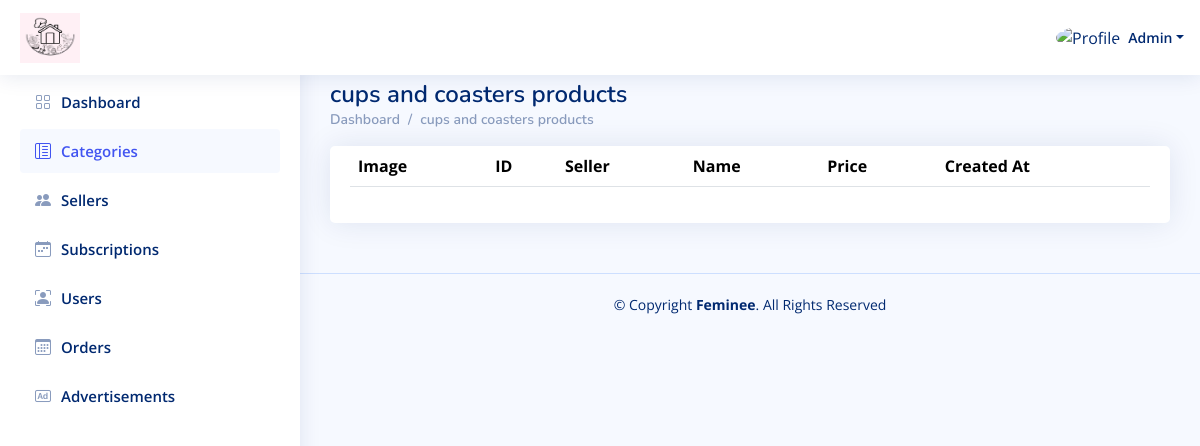
The page /Admin_Dashboard/Products.php?category_id=7 (signed in) on the database as committed earlier.
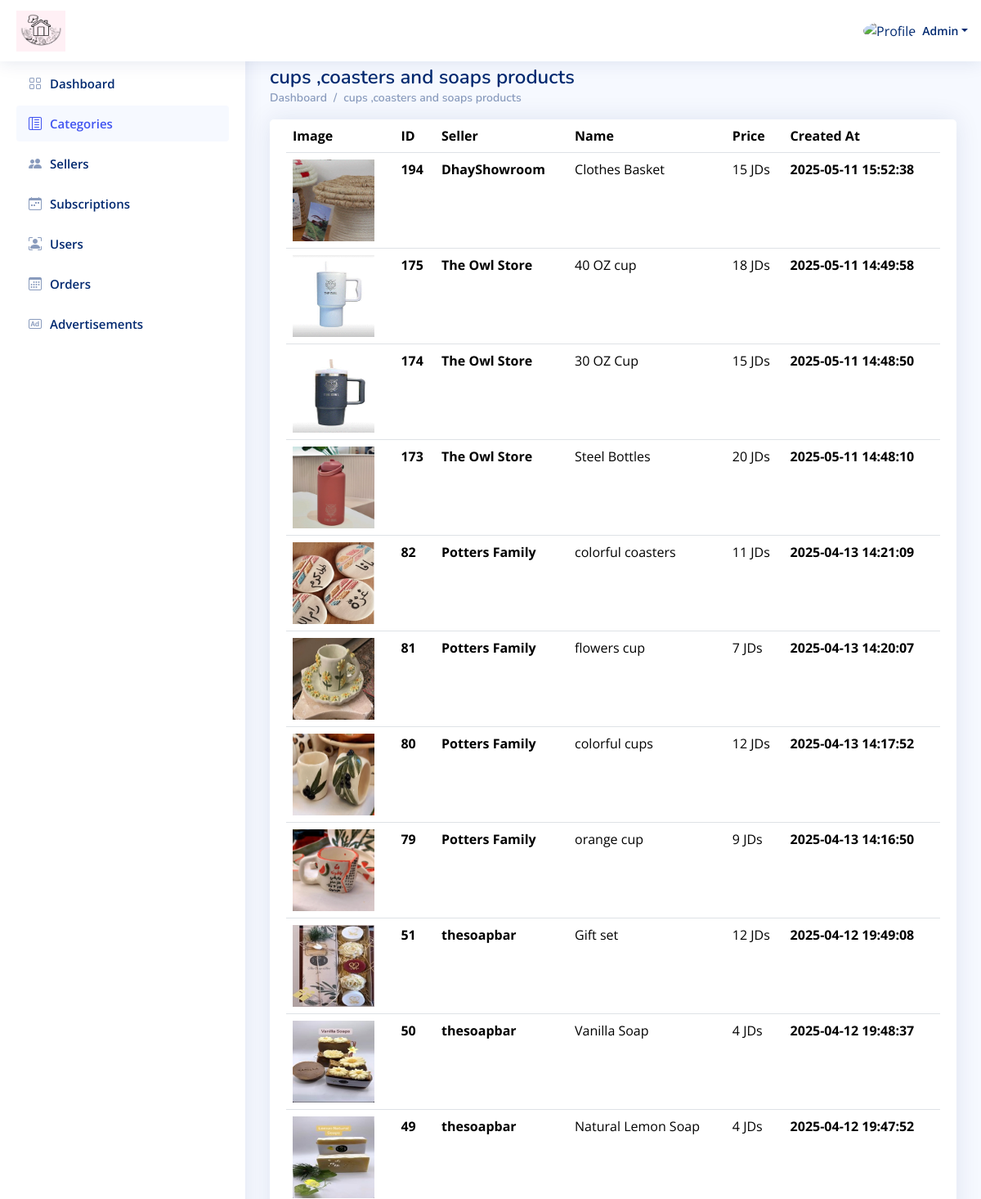
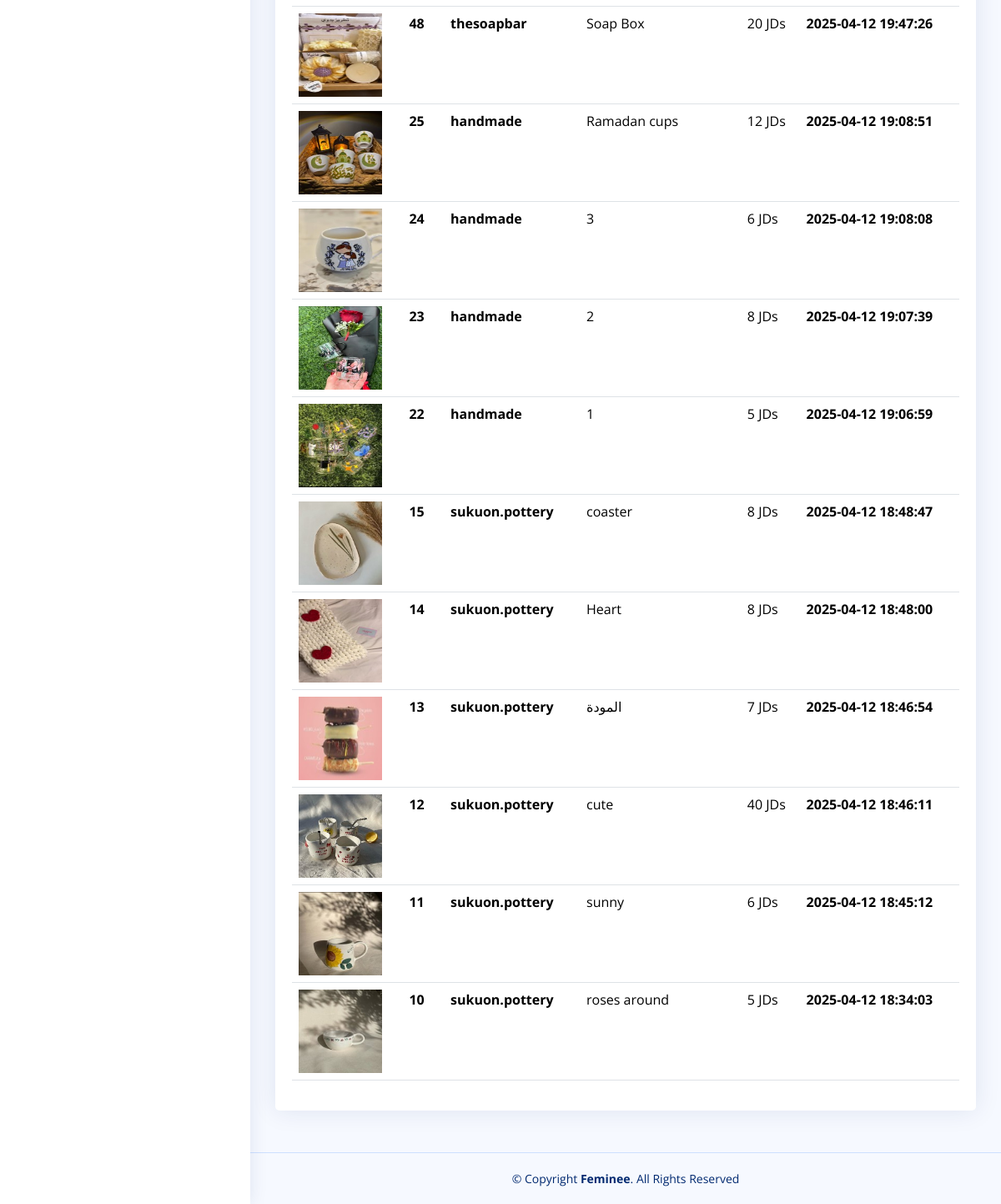
The same page on the database as committed later (2 pictures, top to bottom).
### tables this page shows
CREATE TABLE `categories` (
  `id` int(11) NOT NULL,
  `name` varchar(250) NOT NULL,
  `image` varchar(250) NOT NULL,
  `active` int(11) NOT NULL DEFAULT 1,
  `created_at` timestamp NOT NULL DEFAULT current_timestamp()
);

CREATE TABLE `products` (
  `id` int(11) NOT NULL,
  `category_id` int(11) NOT NULL,
  `sub_category_id` int(11) NOT NULL,
  `seller_id` int(11) NOT NULL,
  `name` varchar(250) NOT NULL,
  `image` varchar(250) NOT NULL,
  `description` text NOT NULL,
  `price` double NOT NULL,
  `total_rate` double NOT NULL DEFAULT 0,
  `is_customized` tinyint(1) NOT NULL,
  `active` int(11) NOT NULL DEFAULT 1,
  `qty` int(11) DEFAULT NULL,
  `created_at` timestamp NOT NULL DEFAULT current_timestamp()
);

CREATE TABLE `users` (
  `id` int(11) NOT NULL,
  `user_type_id` int(11) NOT NULL,
  `name` varchar(250) NOT NULL,
  `email` varchar(250) NOT NULL,
  `phone` varchar(250) NOT NULL,
  `password` varchar(250) NOT NULL,
  `total_rate` double NOT NULL DEFAULT 0,
  `image` varchar(250) DEFAULT NULL,
  `description` text DEFAULT NULL,
  `instagram_link` varchar(250) DEFAULT NULL,
  `active` int(11) NOT NULL DEFAULT 1,
  `created_at` timestamp NOT NULL DEFAULT current_timestamp()
);

### Admin_Dashboard/Products.php (the view, shortened to what the changed rows need)
<?php
    include "../Connect.php";
    $A_ID = $_SESSION['A_Log'];
    $category_id     = $_GET['category_id'];
    $sub_category_id = $_GET['sub_category_id'];
    $seller_id       = $_GET['seller_id'];
    if (! $A_ID) {
        echo '<script language="JavaScript">
     document.location="../Login.php";
    </script>';
    } else {
        $productSql = '';
        if ($category_id) {
            $sql2 = mysqli_query($con, "select * from categories where id='$category_id'");
            $row2 = mysqli_fetch_array($sql2);
            $selected_name = $row2['name'];
            $productSql = "SELECT * from products WHERE category_id = '$category_id' ORDER BY id DESC";
        } else if ($sub_category_id) {
            $sql2 = mysqli_query($con, "select * from sub_categories where id='$sub_category_id'");
            $row2 = mysqli_fetch_array($sql2);
            $selected_name = $row2['name'];
            $productSql = "SELECT * from products WHERE sub_category_id = '$sub_category_id' ORDER BY id DESC";
        } else if($seller_id) {
          $sql2 = mysqli_query($con, "select * from users where id='$seller_id'");
          $row2 = mysqli_fetch_array($sql2);
          $selected_name = $row2['name'];
          $productSql = "SELECT * from products WHERE seller_id = '$seller_id' ORDER BY id DESC";
        }
    }
?>
<!DOCTYPE html>
<html lang="en">
  <head>
    <link
      href="../assets/vendor/bootstrap/css/bootstrap.min.css"
      rel="stylesheet"
    />
    <link
      href="../assets/vendor/bootstrap-icons/bootstrap-icons.css"
      rel="stylesheet"
    />
    <link href="../assets/vendor/boxicons/css/boxicons.min.css" rel="stylesheet" />
    <link href="../assets/vendor/quill/quill.snow.css" rel="stylesheet" />
    <link href="../assets/vendor/quill/quill.bubble.css" rel="stylesheet" />
    <link href="../assets/vendor/remixicon/remixicon.css" rel="stylesheet" />
    <link href="../assets/vendor/simple-datatables/style.css" rel="stylesheet" />
    <link href="../assets/css/style.css" rel="stylesheet" />
  </head>
  <body>
    <main id="main" class="main">
      <div class="pagetitle">
        <h1><?php echo $selected_name ?> products</h1>
        <nav>
          <ol class="breadcrumb">
            <li class="breadcrumb-item"><a href="index.php">Dashboard</a></li>
            <li class="breadcrumb-item"><?php echo $selected_name ?> products</li>
          </ol>
        </nav>
      </div>
      <section class="section">
        <div class="row">
         <div class="col-lg-12 col-md-12 col-sm-12">
            <div class="card">
              <div class="card-body">
                <table class="table datatable">
                  <thead>
                    <tr>
                    <th scope="col">Image</th>
                    <th scope="col">ID</th>
                    <th scope="col">Seller</th>
                    <th scope="col">Name</th>
                    <th scope="col">Price</th>
                    <th scope="col">Created At</th>
                    </tr>
                  </thead>
                  <tbody>
                  <?php
                      $sql1 = mysqli_query($con, $productSql);
                      while ($row1 = mysqli_fetch_array($sql1)) {
                          $product_id    = $row1['id'];
                          $seller_id     = $row1['seller_id'];
                          $product_name  = $row1['name'];
                          $product_image = $row1['image'];
                          $product_price = $row1['price'];
                          $created_at    = $row1['created_at'];
                          $sellerSql = mysqli_query($con, "SELECT * FROM users WHERE id = '$seller_id'");
                          $row2      = mysqli_fetch_array($sellerSql);
                          $sellerName = $row2['name'];
                      ?>
                    <tr>
                        <th scope="row"><img src="../Seller_Dashboard/<?php echo $product_image ?>" alt="" width="100px" height="100px"></th>
                      <th scope="row"><?php echo $product_id ?></th>
                      <th scope="row"><?php echo $sellerName ?></th>
                      <td scope="row"><?php echo $product_name ?></td>
                      <td scope="row"><?php echo $product_price ?> JDs</td>
                      <th scope="row"><?php echo $created_at ?></th>
                    </tr>
<?php
}?>
                  </tbody>
                </table>
              </div>
            </div>
          </div>
        </div>
      </section>
    </main>
  </body>
</html>

Rows that differ between the two databases and show on the page:
changed categories: name "cups and coasters" → "cups ,coasters and soaps"
added products: image (picture), id "194", seller.name "DhayShowroom", name "Clothes Basket", price "15", created_at "2025-05-11 15:52:38"
added products: image (picture), id "175", seller.name "The Owl Store", name "40 OZ cup", price "18", created_at "2025-05-11 14:49:58"
added products: image (picture), id "174", seller.name "The Owl Store", name "30 OZ Cup", price "15", created_at "2025-05-11 14:48:50"
added products: image (picture), id "173", seller.name "The Owl Store", name "Steel Bottles", price "20", created_at "2025-05-11 14:48:10"
added products: image (picture), id "82", seller.name "Potters Family", name "colorful coasters", price "11", created_at "2025-04-13 14:21:09"
added products: image (picture), id "81", seller.name "Potters Family", name "flowers cup", price "7", created_at "2025-04-13 14:20:07"
added products: image (picture), id "80", seller.name "Potters Family", name "colorful cups", price "12", created_at "2025-04-13 14:17:52"
added products: image (picture), id "79", seller.name "Potters Family", name "orange cup", price "9", created_at "2025-04-13 14:16:50"
added products: image (picture), id "51", seller.name "thesoapbar", name "Gift set", price "12", created_at "2025-04-12 19:49:08"
added products: image (picture), id "50", seller.name "thesoapbar", name "Vanilla Soap", price "4", created_at "2025-04-12 19:48:37"
added products: image (picture), id "49", seller.name "thesoapbar", name "Natural Lemon Soap", price "4", created_at "2025-04-12 19:47:52"
added products: image (picture), id "48", seller.name "thesoapbar", name "Soap Box", price "20", created_at "2025-04-12 19:47:26"
added products: image (picture), id "25", seller.name "handmade", name "Ramadan cups", price "12", created_at "2025-04-12 19:08:51"
added products: image (picture), id "24", seller.name "handmade", name "3", price "6", created_at "2025-04-12 19:08:08"
added products: image (picture), id "23", seller.name "handmade", name "2", price "8", created_at "2025-04-12 19:07:39"
added products: image (picture), id "22", seller.name "handmade", name "1", price "5", created_at "2025-04-12 19:06:59"
added products: image (picture), id "15", seller.name "sukuon.pottery", name "coaster", price "8", created_at "2025-04-12 18:48:47"
added products: image (picture), id "14", seller.name "sukuon.pottery", name "Heart", price "8", created_at "2025-04-12 18:48:00"
added products: image (picture), id "13", seller.name "sukuon.pottery", name "المودة", price "7", created_at "2025-04-12 18:46:54"
added products: image (picture), id "12", seller.name "sukuon.pottery", name "cute", price "40", created_at "2025-04-12 18:46:11"
added products: image (picture), id "11", seller.name "sukuon.pottery", name "sunny", price "6", created_at "2025-04-12 18:45:12"
added products: image (picture), id "10", seller.name "sukuon.pottery", name "roses around", price "5", created_at "2025-04-12 18:34:03"
